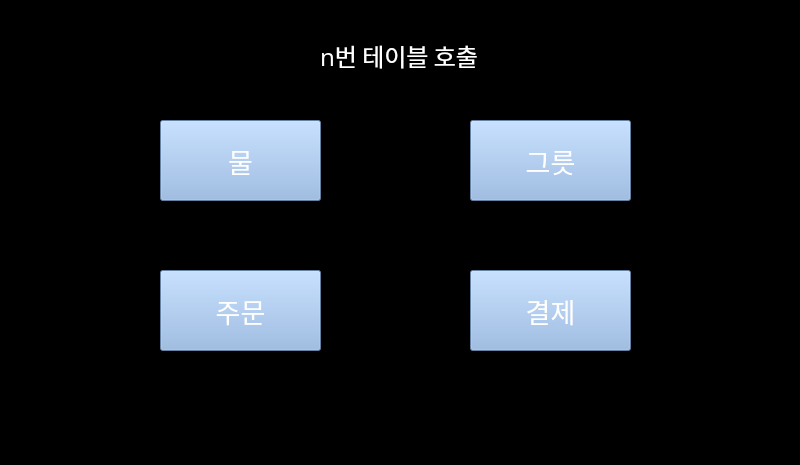
<?xml version="1.0" encoding="UTF-8"?>
<ui version="4.0">
 <class>MainWindow</class>
 <widget class="QMainWindow" name="MainWindow">
  <property name="geometry">
   <rect>
    <x>0</x>
    <y>0</y>
    <width>800</width>
    <height>465</height>
   </rect>
  </property>
  <property name="windowTitle">
   <string>MainWindow</string>
  </property>
  <property name="styleSheet">
   <string notr="true">background-color:rgb(0, 0, 0)</string>
  </property>
  <widget class="QWidget" name="centralwidget">
   <widget class="QLabel" name="label">
    <property name="geometry">
     <rect>
      <x>320</x>
      <y>20</y>
      <width>201</width>
      <height>71</height>
     </rect>
    </property>
    <property name="font">
     <font>
      <family>Agency FB</family>
      <pointsize>18</pointsize>
     </font>
    </property>
    <property name="styleSheet">
     <string notr="true">color:rgb(255, 255, 255)</string>
    </property>
    <property name="text">
     <string>n번 테이블 호출</string>
    </property>
   </widget>
   <widget class="QPushButton" name="btn_1">
    <property name="geometry">
     <rect>
      <x>160</x>
      <y>120</y>
      <width>161</width>
      <height>81</height>
     </rect>
    </property>
    <property name="font">
     <font>
      <family>Cambria Math</family>
      <pointsize>20</pointsize>
     </font>
    </property>
    <property name="styleSheet">
     <string notr="true">background-color:rgb(140, 179, 227);
color: rgb(255, 255, 255)
</string>
    </property>
    <property name="text">
     <string>물</string>
    </property>
   </widget>
   <widget class="QPushButton" name="btn_2">
    <property name="geometry">
     <rect>
      <x>470</x>
      <y>120</y>
      <width>161</width>
      <height>81</height>
     </rect>
    </property>
    <property name="font">
     <font>
      <family>Cambria Math</family>
      <pointsize>20</pointsize>
     </font>
    </property>
    <property name="styleSheet">
     <string notr="true">background-color:rgb(140, 179, 227);
color: rgb(255, 255, 255)
</string>
    </property>
    <property name="text">
     <string>그릇</string>
    </property>
   </widget>
   <widget class="QPushButton" name="btn_3">
    <property name="geometry">
     <rect>
      <x>160</x>
      <y>270</y>
      <width>161</width>
      <height>81</height>
     </rect>
    </property>
    <property name="font">
     <font>
      <family>Cambria Math</family>
      <pointsize>20</pointsize>
     </font>
    </property>
    <property name="styleSheet">
     <string notr="true">background-color:rgb(140, 179, 227);
color: rgb(255, 255, 255)
</string>
    </property>
    <property name="text">
     <string>주문</string>
    </property>
   </widget>
   <widget class="QPushButton" name="btn_4">
    <property name="geometry">
     <rect>
      <x>470</x>
      <y>270</y>
      <width>161</width>
      <height>81</height>
     </rect>
    </property>
    <property name="font">
     <font>
      <family>Cambria Math</family>
      <pointsize>20</pointsize>
     </font>
    </property>
    <property name="styleSheet">
     <string notr="true">background-color:rgb(140, 179, 227);
color: rgb(255, 255, 255)
</string>
    </property>
    <property name="text">
     <string>결제</string>
    </property>
   </widget>
  </widget>
  <widget class="QMenuBar" name="menubar">
   <property name="geometry">
    <rect>
     <x>0</x>
     <y>0</y>
     <width>800</width>
     <height>21</height>
    </rect>
   </property>
  </widget>
  <widget class="QStatusBar" name="statusbar"/>
 </widget>
 <resources/>
 <connections/>
</ui>
